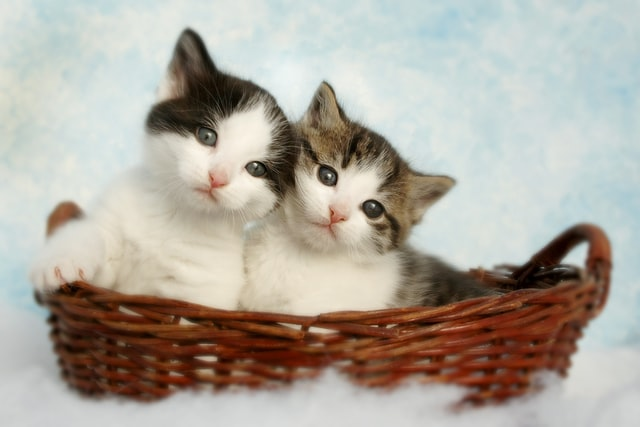
#> input picture resources/photos/cats_2.jpg, 640 x 427 px
$ python masking.py
#> lines starting #> are read from the running program, lines starting #| are printed output that depends on the picture; after the words box and inside, x2 and y2 are one past the last pixel; in counts of white or black regions, pixels touching at a corner belong together
"""Máscaras: isolando regiões da imagem."""
from pathlib import Path

import cv2 as cv
import numpy as np

RESOURCES = Path(__file__).resolve().parents[1] / "resources"

img = cv.imread(str(RESOURCES / "photos" / "cats_2.jpg"))
#> img is the input picture: shape (427, 640, 3); mean B, G, R 158.4, 168.5, 174.8
if img is None:
    raise SystemExit("Imagem não encontrada. Verifique o caminho.")
cv.imshow("Gatos", img)

# A máscara precisa ter o mesmo tamanho (altura x largura) da imagem
blank = np.zeros(img.shape[:2], dtype="uint8")
cv.imshow("Imagem em branco", blank)

circle = cv.circle(blank.copy(), (img.shape[1] // 2 + 45, img.shape[0] // 2), 100, 255, -1)

rectangle = cv.rectangle(blank.copy(), (30, 30), (370, 370), 255, -1)

weird_shape = cv.bitwise_and(circle, rectangle)
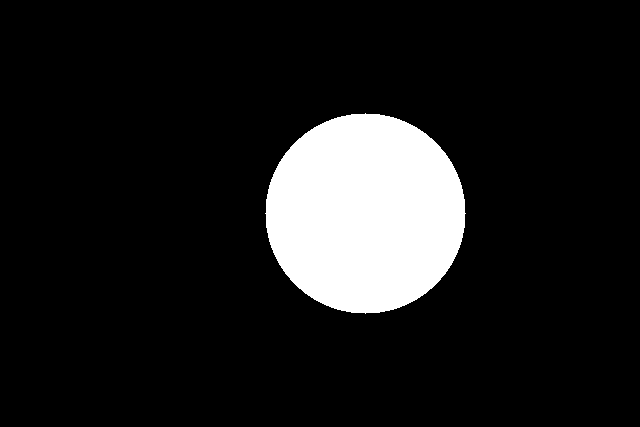
#> circle: shape (427, 640); 11.5% white; 1 white region, box (x1, y1, x2, y2) and area: (265, 113, 466, 314) 31417
cv.imshow("Forma estranha", weird_shape)
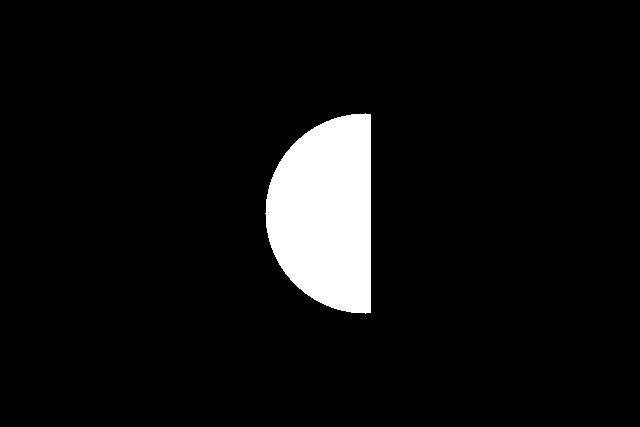
#> window 'Forma estranha': shape (427, 640); 6.1% white; 1 white region, box (x1, y1, x2, y2) and area: (265, 113, 371, 314) 16804

masked = cv.bitwise_and(img, img, mask=weird_shape)
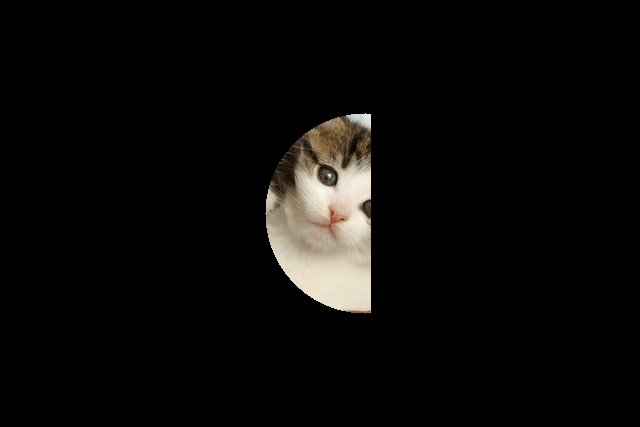
#> masked: shape (427, 640, 3); mean B, G, R 8.5, 9.8, 10.6
cv.imshow("Imagem com mascara", masked)

cv.waitKey(0)
cv.destroyAllWindows()
